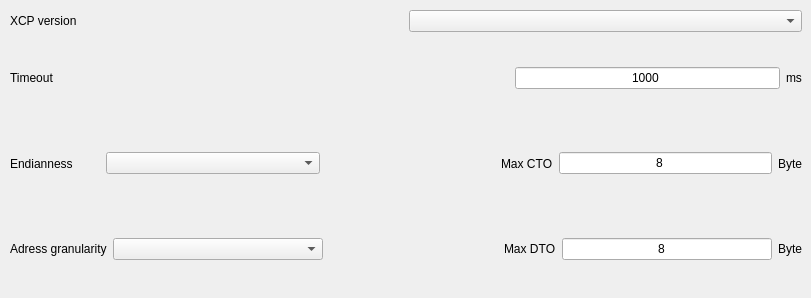
      <widget class="QWidget" name="tab_4">
       <property name="sizePolicy">
        <sizepolicy hsizetype="Expanding" vsizetype="Expanding">
         <horstretch>0</horstretch>
         <verstretch>0</verstretch>
        </sizepolicy>
       </property>
       <attribute name="title">
        <string>XCP</string>
       </attribute>
       <widget class="QWidget" name="verticalLayoutWidget_4">
        <property name="geometry">
         <rect>
          <x>10</x>
          <y>10</y>
          <width>792</width>
          <height>279</height>
         </rect>
        </property>
        <layout class="QVBoxLayout" name="verticalLayout_10">
         <item>
          <layout class="QHBoxLayout" name="horizontalLayout_26">
           <item>
            <widget class="QLabel" name="label_23">
             <property name="text">
              <string>XCP version</string>
             </property>
            </widget>
           </item>
           <item>
            <widget class="QComboBox" name="deviceXcpVersionComboBox">
             <property name="enabled">
              <bool>true</bool>
             </property>
             <property name="insertPolicy">
              <enum>QComboBox::NoInsert</enum>
             </property>
             <property name="sizeAdjustPolicy">
              <enum>QComboBox::AdjustToContents</enum>
             </property>
            </widget>
           </item>
          </layout>
         </item>
         <item>
          <layout class="QHBoxLayout" name="horizontalLayout_25">
           <item>
            <widget class="QLabel" name="label_22">
             <property name="text">
              <string>Timeout</string>
             </property>
            </widget>
           </item>
           <item>
            <spacer name="horizontalSpacer_7">
             <property name="orientation">
              <enum>Qt::Horizontal</enum>
             </property>
             <property name="sizeType">
              <enum>QSizePolicy::Fixed</enum>
             </property>
             <property name="sizeHint" stdset="0">
              <size>
               <width>455</width>
               <height>20</height>
              </size>
             </property>
            </spacer>
           </item>
           <item>
            <widget class="QLineEdit" name="deviceXcpTimeoutEdit">
             <property name="inputMethodHints">
              <set>Qt::ImhDigitsOnly</set>
             </property>
             <property name="inputMask">
              <string>99999</string>
             </property>
             <property name="text">
              <string>1000</string>
             </property>
             <property name="alignment">
              <set>Qt::AlignCenter</set>
             </property>
            </widget>
           </item>
           <item>
            <widget class="QLabel" name="label_24">
             <property name="text">
              <string>ms</string>
             </property>
            </widget>
           </item>
          </layout>
         </item>
         <item>
          <layout class="QHBoxLayout" name="horizontalLayout_22">
           <item>
            <widget class="QLabel" name="label_15">
             <property name="text">
              <string>Endianness</string>
             </property>
            </widget>
           </item>
           <item>
            <spacer name="horizontalSpacer">
             <property name="orientation">
              <enum>Qt::Horizontal</enum>
             </property>
             <property name="sizeType">
              <enum>QSizePolicy::Maximum</enum>
             </property>
             <property name="sizeHint" stdset="0">
              <size>
               <width>27</width>
               <height>20</height>
              </size>
             </property>
            </spacer>
           </item>
           <item>
            <widget class="QComboBox" name="deviceXcpEndiannessComboBox">
             <property name="sizePolicy">
              <sizepolicy hsizetype="Expanding" vsizetype="Fixed">
               <horstretch>0</horstretch>
               <verstretch>0</verstretch>
              </sizepolicy>
             </property>
             <property name="insertPolicy">
              <enum>QComboBox::NoInsert</enum>
             </property>
            </widget>
           </item>
           <item>
            <spacer name="horizontalSpacer_8">
             <property name="orientation">
              <enum>Qt::Horizontal</enum>
             </property>
             <property name="sizeType">
              <enum>QSizePolicy::Maximum</enum>
             </property>
             <property name="sizeHint" stdset="0">
              <size>
               <width>175</width>
               <height>20</height>
              </size>
             </property>
            </spacer>
           </item>
           <item>
            <widget class="QLabel" name="label_16">
             <property name="text">
              <string>Max CTO</string>
             </property>
            </widget>
           </item>
           <item>
            <widget class="QLineEdit" name="deviceXcpMaxCtoEdit">
             <property name="inputMethodHints">
              <set>Qt::ImhDigitsOnly</set>
             </property>
             <property name="inputMask">
              <string>9999</string>
             </property>
             <property name="text">
              <string>8</string>
             </property>
             <property name="alignment">
              <set>Qt::AlignCenter</set>
             </property>
            </widget>
           </item>
           <item>
            <widget class="QLabel" name="label_17">
             <property name="text">
              <string>Byte</string>
             </property>
            </widget>
           </item>
          </layout>
         </item>
         <item>
          <layout class="QHBoxLayout" name="horizontalLayout_23">
           <item>
            <widget class="QLabel" name="label_18">
             <property name="text">
              <string>Adress granularity</string>
             </property>
            </widget>
           </item>
           <item>
            <widget class="QComboBox" name="deviceXcpAdressGranularityComboBox">
             <property name="enabled">
              <bool>true</bool>
             </property>
             <property name="sizePolicy">
              <sizepolicy hsizetype="Expanding" vsizetype="Fixed">
               <horstretch>0</horstretch>
               <verstretch>0</verstretch>
              </sizepolicy>
             </property>
             <property name="insertPolicy">
              <enum>QComboBox::NoInsert</enum>
             </property>
            </widget>
           </item>
           <item>
            <spacer name="horizontalSpacer_9">
             <property name="orientation">
              <enum>Qt::Horizontal</enum>
             </property>
             <property name="sizeType">
              <enum>QSizePolicy::Maximum</enum>
             </property>
             <property name="sizeHint" stdset="0">
              <size>
               <width>175</width>
               <height>20</height>
              </size>
             </property>
            </spacer>
           </item>
           <item>
            <widget class="QLabel" name="label_19">
             <property name="text">
              <string>Max DTO</string>
             </property>
            </widget>
           </item>
           <item>
            <widget class="QLineEdit" name="deviceXcpMaxDtoEdit">
             <property name="inputMethodHints">
              <set>Qt::ImhDigitsOnly</set>
             </property>
             <property name="inputMask">
              <string>9999</string>
             </property>
             <property name="text">
              <string>8</string>
             </property>
             <property name="alignment">
              <set>Qt::AlignCenter</set>
             </property>
            </widget>
           </item>
           <item>
            <widget class="QLabel" name="label_20">
             <property name="text">
              <string>Byte</string>
             </property>
            </widget>
           </item>
          </layout>
         </item>
        </layout>
       </widget>
      </widget>
